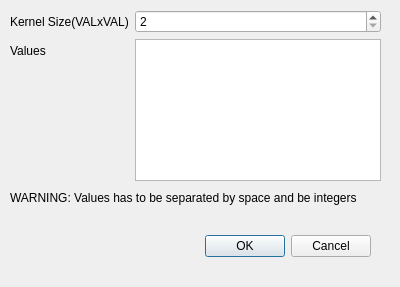
<?xml version="1.0" encoding="UTF-8"?>
<ui version="4.0">
 <class>CustomConvKernelDialog</class>
 <widget class="QDialog" name="CustomConvKernelDialog">
  <property name="geometry">
   <rect>
    <x>0</x>
    <y>0</y>
    <width>400</width>
    <height>287</height>
   </rect>
  </property>
  <property name="windowTitle">
   <string>Custom convolution kernel settings</string>
  </property>
  <widget class="QDialogButtonBox" name="buttonBox">
   <property name="geometry">
    <rect>
     <x>30</x>
     <y>230</y>
     <width>341</width>
     <height>32</height>
    </rect>
   </property>
   <property name="orientation">
    <enum>Qt::Horizontal</enum>
   </property>
   <property name="standardButtons">
    <set>QDialogButtonBox::Cancel|QDialogButtonBox::Ok</set>
   </property>
  </widget>
  <widget class="QWidget" name="formLayoutWidget">
   <property name="geometry">
    <rect>
     <x>10</x>
     <y>10</y>
     <width>371</width>
     <height>171</height>
    </rect>
   </property>
   <layout class="QFormLayout" name="formLayout">
    <item row="0" column="0">
     <widget class="QLabel" name="label">
      <property name="text">
       <string>Kernel Size(VALxVAL)</string>
      </property>
     </widget>
    </item>
    <item row="0" column="1">
     <widget class="QSpinBox" name="spinBox">
      <property name="minimum">
       <number>2</number>
      </property>
      <property name="maximum">
       <number>25</number>
      </property>
     </widget>
    </item>
    <item row="1" column="0">
     <widget class="QLabel" name="label_2">
      <property name="text">
       <string>Values</string>
      </property>
     </widget>
    </item>
    <item row="1" column="1">
     <widget class="QPlainTextEdit" name="plainTextEdit"/>
    </item>
   </layout>
  </widget>
  <widget class="QLabel" name="label_3">
   <property name="geometry">
    <rect>
     <x>10</x>
     <y>190</y>
     <width>361</width>
     <height>16</height>
    </rect>
   </property>
   <property name="text">
    <string>WARNING: Values has to be separated by space and be integers</string>
   </property>
  </widget>
 </widget>
 <resources/>
 <connections>
  <connection>
   <sender>buttonBox</sender>
   <signal>accepted()</signal>
   <receiver>CustomConvKernelDialog</receiver>
   <slot>accept()</slot>
   <hints>
    <hint type="sourcelabel">
     <x>248</x>
     <y>254</y>
    </hint>
    <hint type="destinationlabel">
     <x>157</x>
     <y>274</y>
    </hint>
   </hints>
  </connection>
  <connection>
   <sender>buttonBox</sender>
   <signal>rejected()</signal>
   <receiver>CustomConvKernelDialog</receiver>
   <slot>reject()</slot>
   <hints>
    <hint type="sourcelabel">
     <x>316</x>
     <y>260</y>
    </hint>
    <hint type="destinationlabel">
     <x>286</x>
     <y>274</y>
    </hint>
   </hints>
  </connection>
 </connections>
</ui>
